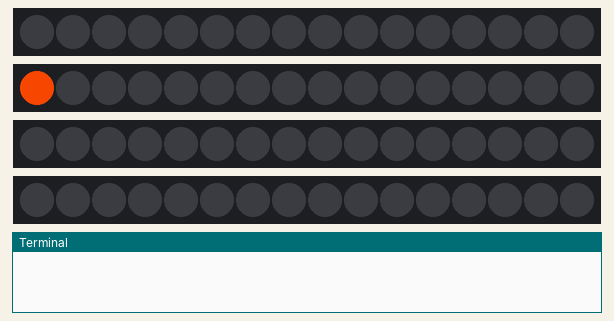
Recording of a program running on a simulated Raspberry Pi (BCM pin numbers). Parts: 4 × 16 RGB LEDs in strip order, left to right, the last lines printed to the terminal. Random numbers come from a fixed seed.

Above: at 0.17 s.
At 1.8 s:
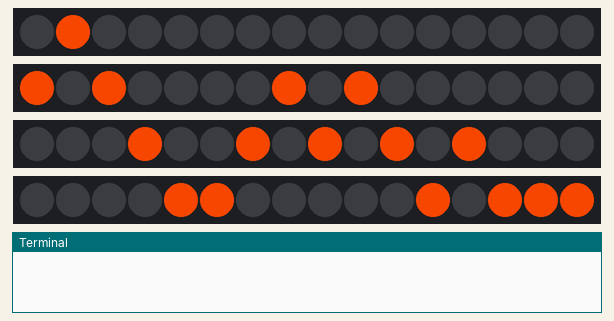
At 12.63 s:
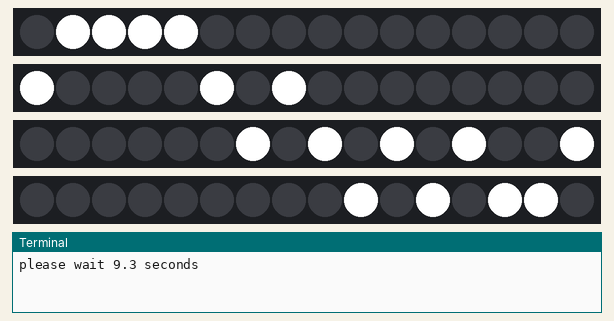
At 21.2 s:
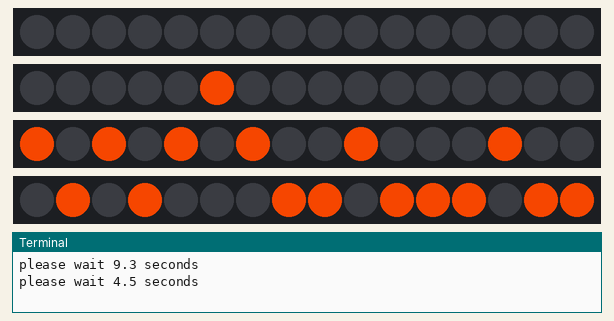
At 30.31 s:
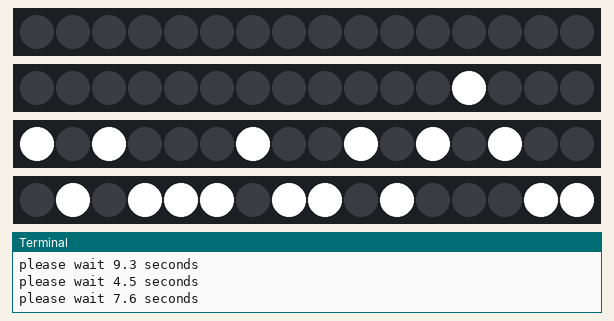
At 34.4 s:
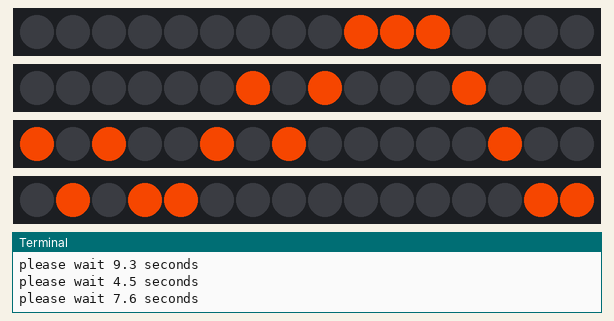

The program:

orange_lighting_app.py
```python
import random
import time

from mote import Mote

mote = Mote()
mote.configure_channel(1, 16, False)
mote.configure_channel(2, 16, False)
mote.configure_channel(3, 16, False)
mote.configure_channel(4, 16, False)

mote.clear()


def update_to_next_line(line):
    if line == 1:
        direction = random.randint(1, 2)
        if direction == 2:
            line += 1
    elif line == 4:
        direction = random.randint(1, 2)
        if direction == 1:
            line -= 1
    else:
        direction = random.randint(1, 3)
        if direction == 1:
            line -= 1
        else:
            line += 1
    return line


def orange_lighting():
    pixels = []
    lighting_counter = random.randint(1, 3)
    for _ in range(0, lighting_counter):
        line = random.randint(1, 4)
        for led_index in range(0, 16):
            line = update_to_next_line(line)
            mote.set_pixel(line, led_index, 224, 64, 0, 1)
            mote.show()
            pixels.append([line, led_index, 224, 64, 0, 1])
            time.sleep(0.015)
        mote.clear()
        draw(pixels)
        pixels.clear()


x = 0
y = 1
r = 2
g = 3
b = 4
brightness = 5


def draw(pixels):
    for v in range(10, 1, -1):
        for pixel in pixels:
            mote.set_pixel(pixel[x], pixel[y], 255, 255, 255, v / 10)
            mote.show()
        time.sleep(0.1)
        mote.clear()
        mote.show()
        time.sleep(0.01)
    for pixel in pixels:
        mote.set_pixel(pixel[x], pixel[y], pixel[r], pixel[g], pixel[b], pixel[brightness])
        mote.show()
    time.sleep(1)
    mote.clear()
    mote.show()


if __name__ == '__main__':
    for _ in range(0, 1000):
        orange_lighting()
        wait_time = random.randint(1, 120) / 10
        print('please wait ' + str(wait_time) + ' seconds')
        time.sleep(wait_time)
```

Measured:
- what the display in image 1 shows lasts 1.0 s, from 1.8 s to 2.8 s
- what the display in image 2 shows lasts 0.5 s, from 12.4 s to 12.9 s
